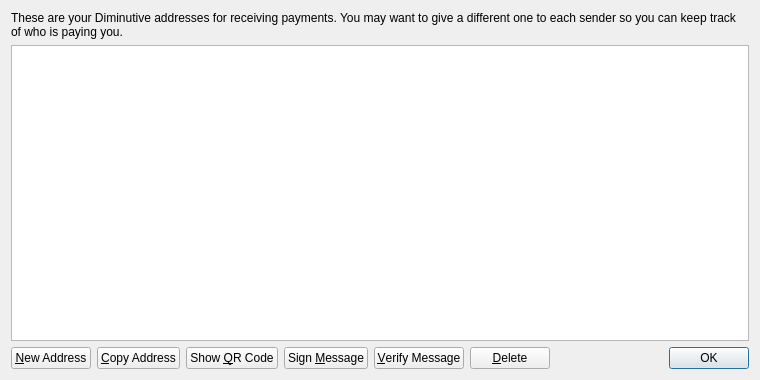
<?xml version="1.0" encoding="UTF-8"?>
<ui version="4.0">
 <class>AddressBookPage</class>
 <widget class="QWidget" name="AddressBookPage">
  <property name="geometry">
   <rect>
    <x>0</x>
    <y>0</y>
    <width>760</width>
    <height>380</height>
   </rect>
  </property>
  <property name="windowTitle">
   <string>Address Book</string>
  </property>
  <layout class="QVBoxLayout" name="verticalLayout">
   <item>
    <widget class="QLabel" name="labelExpdiminutivevaulttion">
     <property name="text">
      <string>These are your Diminutive addresses for receiving payments. You may want to give a different one to each sender so you can keep track of who is paying you.</string>
     </property>
     <property name="textFormat">
      <enum>Qt::PlainText</enum>
     </property>
     <property name="wordWrap">
      <bool>true</bool>
     </property>
    </widget>
   </item>
   <item>
    <widget class="QTableView" name="tableView">
     <property name="contextMenuPolicy">
      <enum>Qt::CustomContextMenu</enum>
     </property>
     <property name="toolTip">
      <string>Double-click to edit address or label</string>
     </property>
     <property name="tabKeyNavigation">
      <bool>false</bool>
     </property>
     <property name="selectionMode">
      <enum>QAbstractItemView::SingleSelection</enum>
     </property>
     <property name="selectionBehavior">
      <enum>QAbstractItemView::SelectRows</enum>
     </property>
     <property name="sortingEnabled">
      <bool>true</bool>
     </property>
     <attribute name="verticalHeaderVisible">
      <bool>false</bool>
     </attribute>
    </widget>
   </item>
   <item>
    <layout class="QHBoxLayout" name="horizontalLayout">
     <item>
      <widget class="QPushButton" name="newAddressButton">
       <property name="toolTip">
        <string>Create a new address</string>
       </property>
       <property name="text">
        <string>&amp;New Address</string>
       </property>
      </widget>
     </item>
     <item>
      <widget class="QPushButton" name="copyToClipboard">
       <property name="toolTip">
        <string>Copy the currently selected address to the system clipboard</string>
       </property>
       <property name="text">
        <string>&amp;Copy Address</string>
       </property>
      </widget>
     </item>
     <item>
      <widget class="QPushButton" name="showQRCode">
       <property name="text">
        <string>Show &amp;QR Code</string>
       </property>
      </widget>
     </item>
     <item>
      <widget class="QPushButton" name="signMessage">
       <property name="toolTip">
        <string>Sign a message to prove you own a Diminutive address</string>
       </property>
       <property name="text">
        <string>Sign &amp;Message</string>
       </property>
      </widget>
     </item>
     <item>
      <widget class="QPushButton" name="verifyMessage">
       <property name="toolTip">
        <string>Verify a message to ensure it was signed with a specified Diminutive address</string>
       </property>
       <property name="text">
        <string>&amp;Verify Message</string>
       </property>
      </widget>
     </item>
     <item>
      <widget class="QPushButton" name="deleteButton">
       <property name="toolTip">
        <string>Delete the currently selected address from the list</string>
       </property>
       <property name="text">
        <string>&amp;Delete</string>
       </property>
      </widget>
     </item>
     <item>
      <spacer name="horizontalSpacer">
       <property name="orientation">
        <enum>Qt::Horizontal</enum>
       </property>
       <property name="sizeHint" stdset="0">
        <size>
         <width>40</width>
         <height>20</height>
        </size>
       </property>
      </spacer>
     </item>
     <item>
      <widget class="QDialogButtonBox" name="buttonBox">
       <property name="sizePolicy">
        <sizepolicy hsizetype="Maximum" vsizetype="Fixed">
         <horstretch>0</horstretch>
         <verstretch>0</verstretch>
        </sizepolicy>
       </property>
       <property name="standardButtons">
        <set>QDialogButtonBox::Ok</set>
       </property>
      </widget>
     </item>
    </layout>
   </item>
  </layout>
 </widget>
 <resources>
  <include location="../bitcoin.qrc"/>
 </resources>
 <connections/>
</ui>
